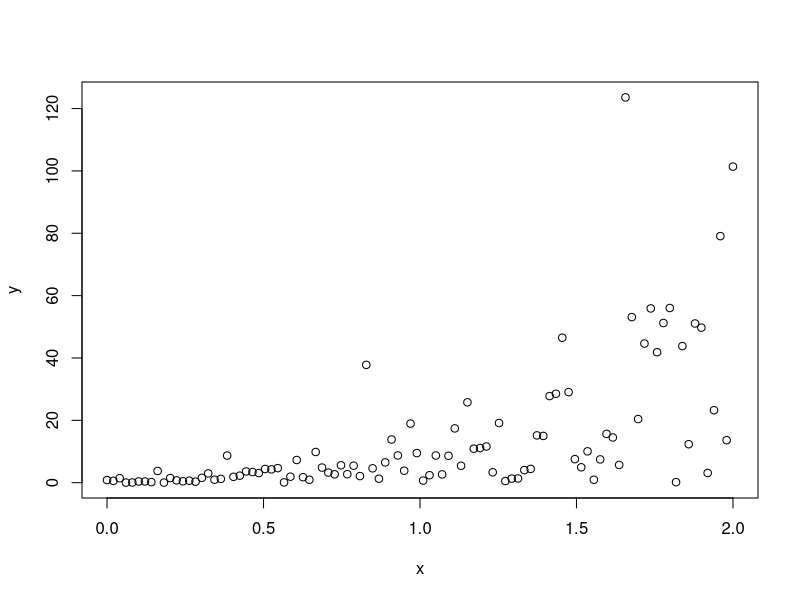
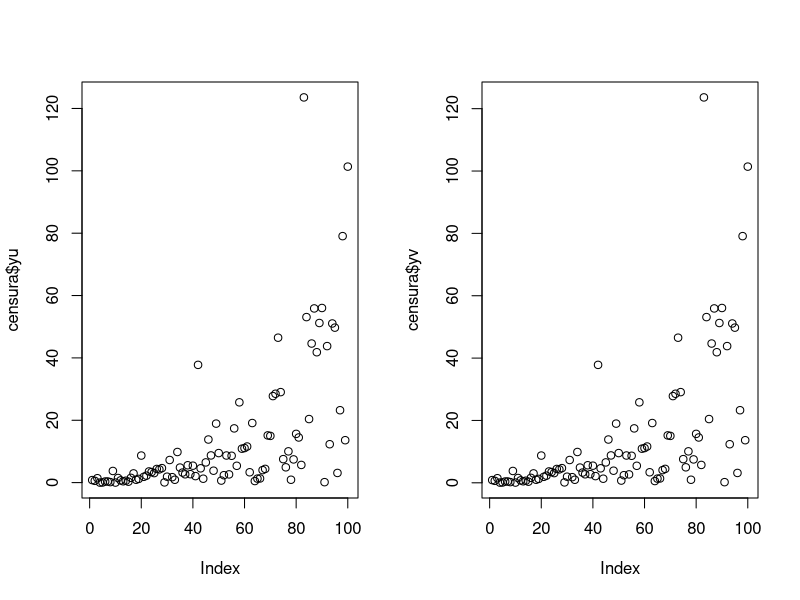

Generate these figures, in order, with R:
## ---- chunk 1

knitr::opts_chunk$set(cache = TRUE)
## ---- chunk 2
b0 = log(1)
b1 = -2
x <- seq(0, 2, l = 100)
lambda = exp(b0 +b1*x)
summary(lambda)
## ---- chunk 3
set.seed(123)
y = rexp(100, rate = lambda)
summary(y)
## ---- chunk 4
plot(y ~ x)
## ---- chunk 5
yu <- y - 0.03
yv <- y + 0.03
censura <- data.frame(yu, yv)
summary(censura)
## ---- chunk 6
par(mfrow = c(1,2))
plot(censura$yu)
plot(censura$yv)
## ---- chunk 7
# Verossimilhança
L_censura <- c()
for(i in 1:100){
  L_censura[i] <- pexp(censura$yv[i], rate = lambda[i]) - pexp(censura$yu[i], rate = lambda[i])
}
# Log-Verossimilhança
ll_censura <- log(L_censura)
# Cálculo da Verossimilhança
vero <- sum(-ll_censura)
## ---- chunk 8
#log-verossimilhança
ll <- function(theta, inferior, superior, x){
  lambda = exp(theta[1] + theta[2]*x)
  output <- -sum(log(pexp(superior, rate = lambda) - pexp(inferior, rate = lambda)))
  return(output)
}
# Avaliandolog(0.5), -0.5
ll(theta = c(log(1), -2), inferior = censura$yu, superior = censura$yv, x = x)
ll(theta = c(log(0.5), -0.5), inferior = censura$yu, superior = censura$yv, x = x)
## ---- chunk 9
# Encontrando EMV Numericamente
oo <- optim(par = c(1, -3), fn = ll, inferior = censura$yu, 
            superior = censura$yv, x = x, hessian = TRUE)
str(oo)
inv_Io <- solve(oo$hessian)
inv_Io
## ---- chunk 10
# Matriz de Informação Observada
oo$hessian
# Utilizando a função 'solve()' chega-se na matriz de informação esperada
Ie <- solve(oo$hessian)
Ie
## ---- chunk 11
ic_Max <- oo$par + qnorm(0.975)*sqrt(diag(inv_Io)) 
ic_Min <- oo$par - qnorm(0.975)*sqrt(diag(inv_Io))
cbind(ic_Min, oo$par, ic_Max)
